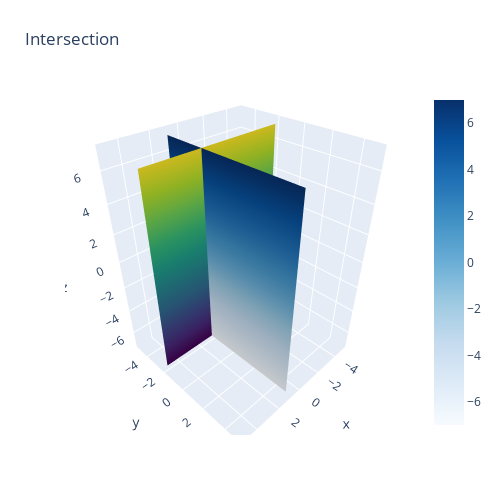

Notebook code for this chart:
### Markdown cell above
Two plane intersection

### Code cell
fig = go.Figure()

# plane x=1
yy ,zz = np.mgrid[-5:5:50j, -7:7:50j]
xx = np.ones(yy.shape)
fig.add_surface(z=zz, x=xx, y=yy, colorscale='Blues', showscale=True)

#plane y=-2
xx ,zz = np.mgrid[-5:5:50j, -7:7:50j]
yy = -2 * np.ones(xx.shape)
fig.add_surface(z=zz, x=xx, y=yy, colorscale='Viridis', showscale=False)
#fig.Figure(data=[go.Surface(z=z, x=x, y=y)])


fig.update_layout(title='Intersection', autosize=True,
                  width=500, height=500,
                  margin=dict(l=65, r=50, b=65, t=90))

fig.show()

### Figure 1 — Plotly figure (JSON) as saved in the notebook; plotly's stock layout.template omitted (floating-point values rounded to 4 significant figures; data arrays with more than 128 entries replaced by an {"elided": "..."} marker saying what was removed)
{"data": [{"colorscale": [[0, "rgb(247,251,255)"], [0.125, "rgb(222,235,247)"], [0.25, "rgb(198,219,239)"], [0.375, "rgb(158,202,225)"], [0.5, "rgb(107,174,214)"], [0.625, "rgb(66,146,198)"], [0.75, "rgb(33,113,181)"], [0.875, "rgb(8,81,156)"], [1, "rgb(8,48,107)"]], "showscale": true, "type": "surface", "x": {"elided": "50x50 int values"}, "y": {"elided": "50x50 float values"}, "z": {"elided": "50x50 float values"}}, {"colorscale": [[0, "#440154"], [0.1111, "#482878"], [0.2222, "#3e4989"], [0.3333, "#31688e"], [0.4444, "#26828e"], [0.5556, "#1f9e89"], [0.6667, "#35b779"], [0.7778, "#6ece58"], [0.8889, "#b5de2b"], [1, "#fde725"]], "showscale": false, "type": "surface", "x": {"elided": "50x50 float values"}, "y": {"elided": "50x50 int values"}, "z": {"elided": "50x50 float values"}}], "layout": {"autosize": true, "height": 500, "margin": {"b": 65, "l": 65, "r": 50, "t": 90}, "title": {"text": "Intersection"}, "width": 500}}
